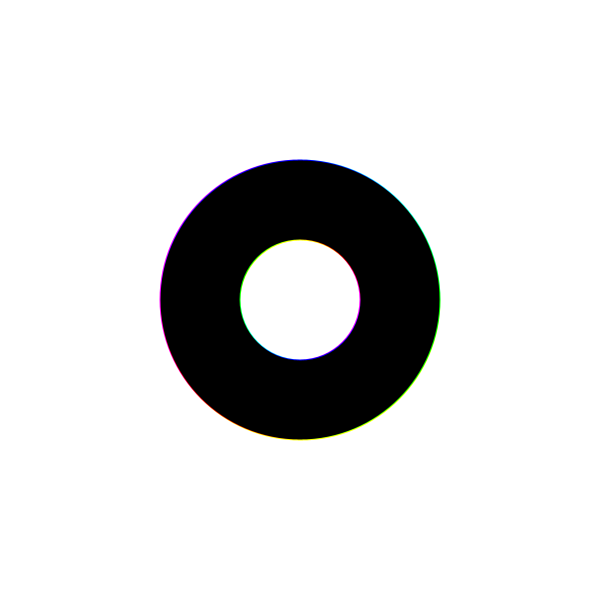
Frame 1 (no input)
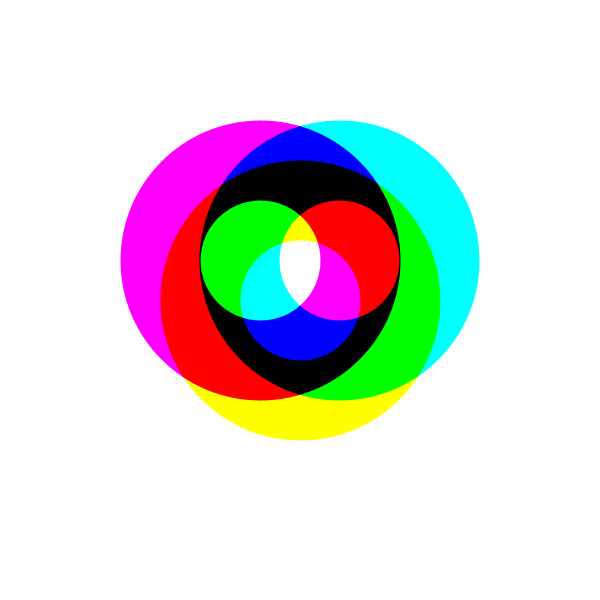
Frame 60 (the mouse pressed at the canvas centre just before this capture)
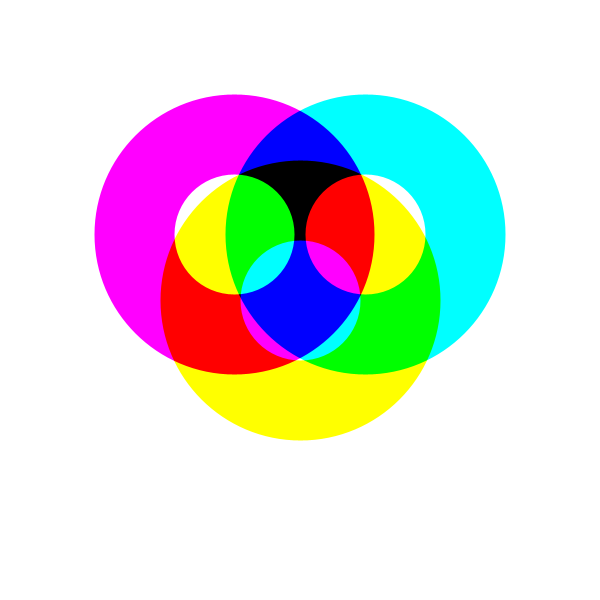
Frame 120 (the mouse held since frame 60 and released just before this capture)

The Processing sketch that drew these frames (run headless with seeded random() and noise(); from frame 60 on, the mouse is pressed at the canvas centre):

// Processing sketch: blendmode_multiply
// ── blendmode_multiply.pde
float R = 200;

void setup() {
  // P2D를 안써도 상관이 없더군요.
  size(600, 600); 

  // 픽셀 밀도를 현재 디스플레이 밀도와 맞춰줍니다.
  pixelDensity(displayDensity());

  // "투명도 곱하기" 와 비슷한한 기능이에요. 
  // RGB 색상을 더하면 하얀 값이 나오지만, 
  // 만약 RGB이 0~1 사이 값이라고 가정할때, 두 값이 서로 곱해진다면
  // 많이 곱해질수록 점점 작아져서 검은색에 가까워집니다.
  blendMode(MULTIPLY);
  strokeWeight(80);
}

void draw() {
  background(255);

  // 화면상에서 움직이는 원1
  // sin 함수에 현재 프레임 카운트 값을 넣어주어서 위치를 업데이트합니다.
  // sin 함수는 0에서 값이 0이기 때문에 초기에 3개의 원이 같은 위치에서 시작하지만
  // 만약 여기에서 cos 함수를 사용했다면 시작하는 위치가 달랐을거에요
  // 원1과 원2의 x좌표에는 각각 sin함수 값을 각각 1 과 -1을 곱한 값이 더해집니다 (반대방향)
  // 원1과 원2의 y좌표에는 동일한 값이 더해집니다.
  stroke(0, 255, 255);
  ellipse(width*0.5 + 70 * sin(frameCount * 0.01), height*0.5 - 70 * sin(frameCount * 0.01), R, R);

  // 화면상에서 움직이는 원2
  stroke(255, 0, 255);
  ellipse(width*0.5 - 70 * sin(frameCount * 0.01), height*0.5 - 70 * sin(frameCount * 0.01), R, R);

  // 화면상에서 고정되어 있는 원
  stroke(255, 255, 0);
  ellipse(width*0.5, height*0.5, R, R);
}
